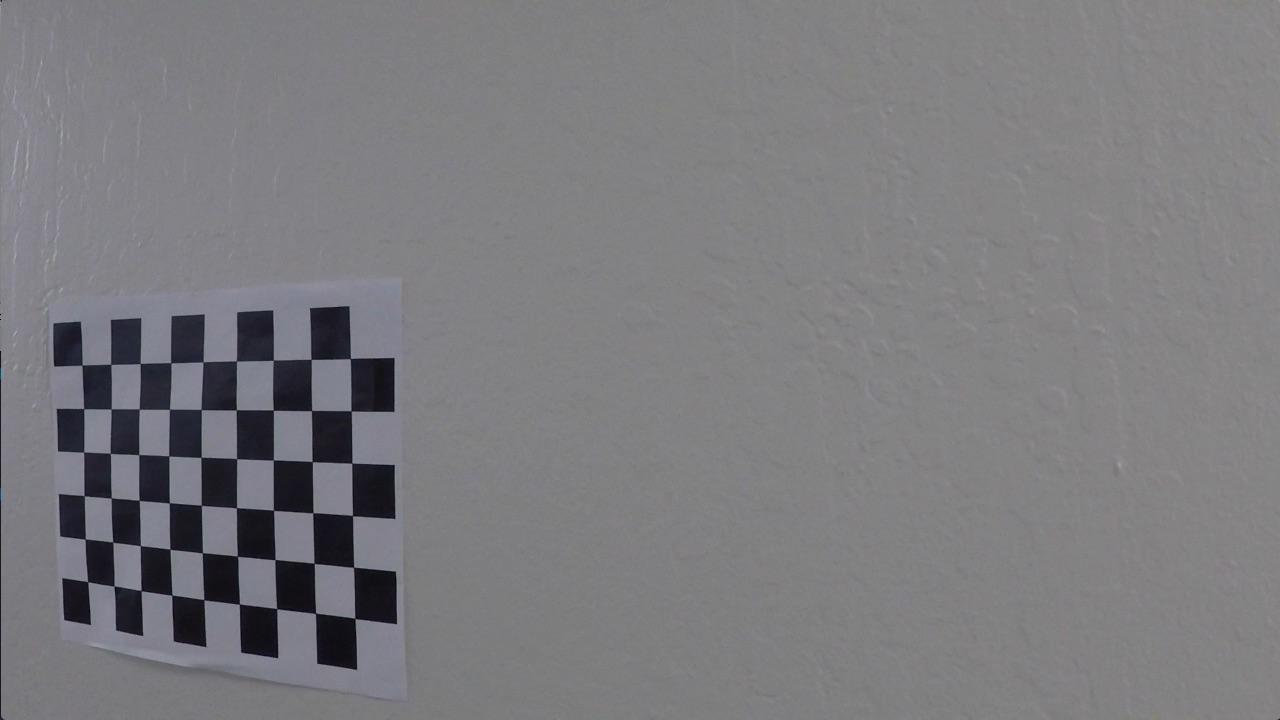
#> input picture camera_cal/calibration0.jpg, 1280 x 720 px; its folder holds only this picture in this run
$ python camera_calibration.py
#> lines starting #> are read from the running program, lines starting #| are printed output that depends on the picture; after the words box and inside, x2 and y2 are one past the last pixel; in counts of white or black regions, pixels touching at a corner belong together
import numpy as np
import cv2
import glob
import matplotlib
matplotlib.use('Qt5Agg')
import matplotlib.pyplot as plt
import pickle
print ("Imported all Camera Calibration libraries!")

def draw_corners(image, corners, ret, fname, ny=9, nx=6):
    '''
    Draw corners of image
    '''
    plt.imshow(image)
    #plt.show()

def save_image(image, idx):
    write_name = 'output_images/corners_found'+str(idx)+'.jpg'
    cv2.imwrite(write_name, image)

def get_object_points():
    nx, ny = 6, 9

    # Prepare object points, like (0,0,0), (1,0,0), (2,0,0) ....,(6,5,0)
    objp = np.zeros((6*9,3), np.float32)
    objp[:,:2] = np.mgrid[0:9, 0:6].T.reshape(-1,2)

    # Arrays to store object points and image points from all the images.
    objpoints = [] # 3d points in real world space
    imgpoints = [] # 2d points in image plane.

    # Make a list of calibration images
    images = glob.glob('camera_cal/calibration*.jpg')

    # find corners on all test images provided to calibrate camera
    for idx, fname in enumerate(images):
        image = cv2.imread(fname)
#> image is the input picture: shape (720, 1280, 3); mean B, G, R 126.1, 122.8, 123.4

        # convert all images into gray
        gray = cv2.cvtColor(image, cv2.COLOR_BGR2GRAY)

        # find chess board corners
        ret, corners = cv2.findChessboardCorners(gray, (9,6), None)
#> ret = True; corners = 54 rows, first 8: [82.1, 365.1], [110.7, 364.5], [140.2, 363.5], [170.9, 362.7], [203.1, 361.8], [236.4, 360.9], [273.3, 360.2], [311.1, 359.3]

        # save chess board corners
        if ret == True:
            # save object points and it's corners
            objpoints.append(objp)
            imgpoints.append(corners)
            cv2.drawChessboardCorners(image, (nx,ny), corners, ret)
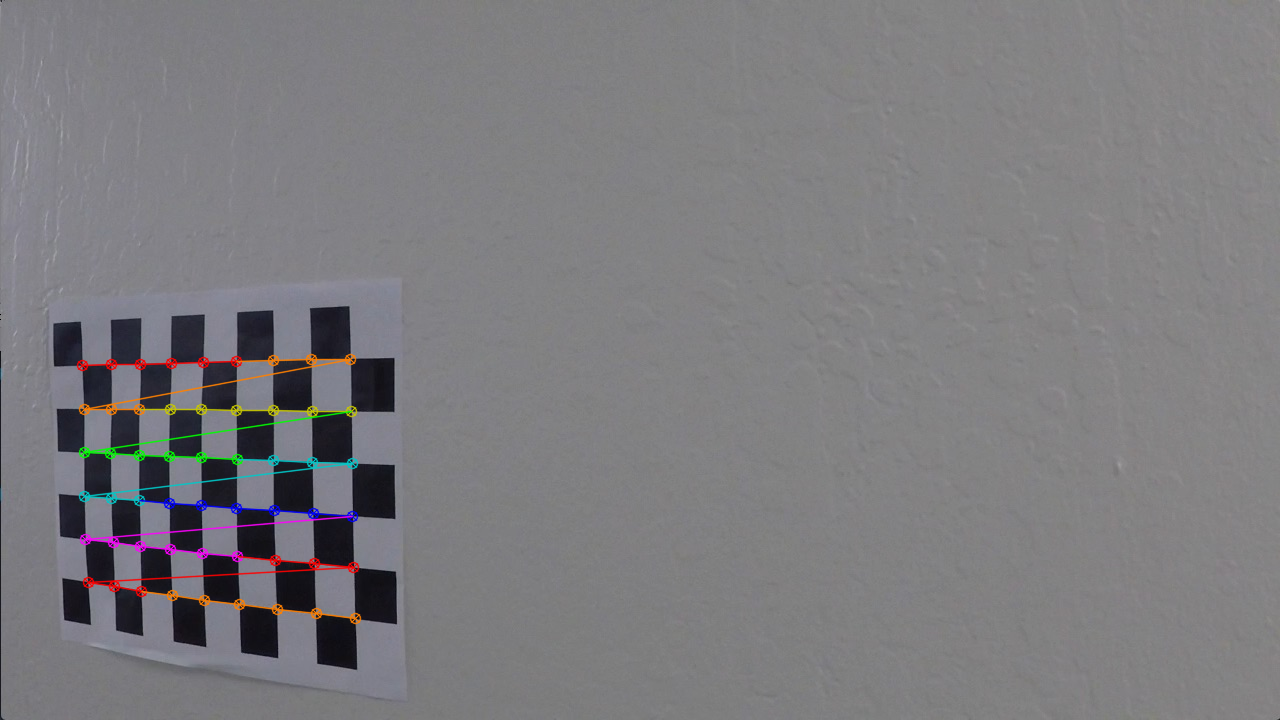
#> image: shape (720, 1280, 3); 1.42% of pixels changed, all inside (x1, y1, x2, y2) = (76, 353, 362, 625)

            draw_corners(image, corners, ret, fname, 9, 6)
            save_image(image, idx)
            print('Found corners for %s' % fname)
        else:
            print('Warning: ret = %s for %s' % (ret, fname))
    cv2.destroyAllWindows()

    return objpoints, imgpoints

def calibrate_camera():
    # Get objpoints, imgpoints
    objpoints, imgpoints = get_object_points()
#> objpoints = 1 item; imgpoints = 1 item

    # Test undistortion on an image
    img = cv2.imread('test_images/straight_lines1.jpg')
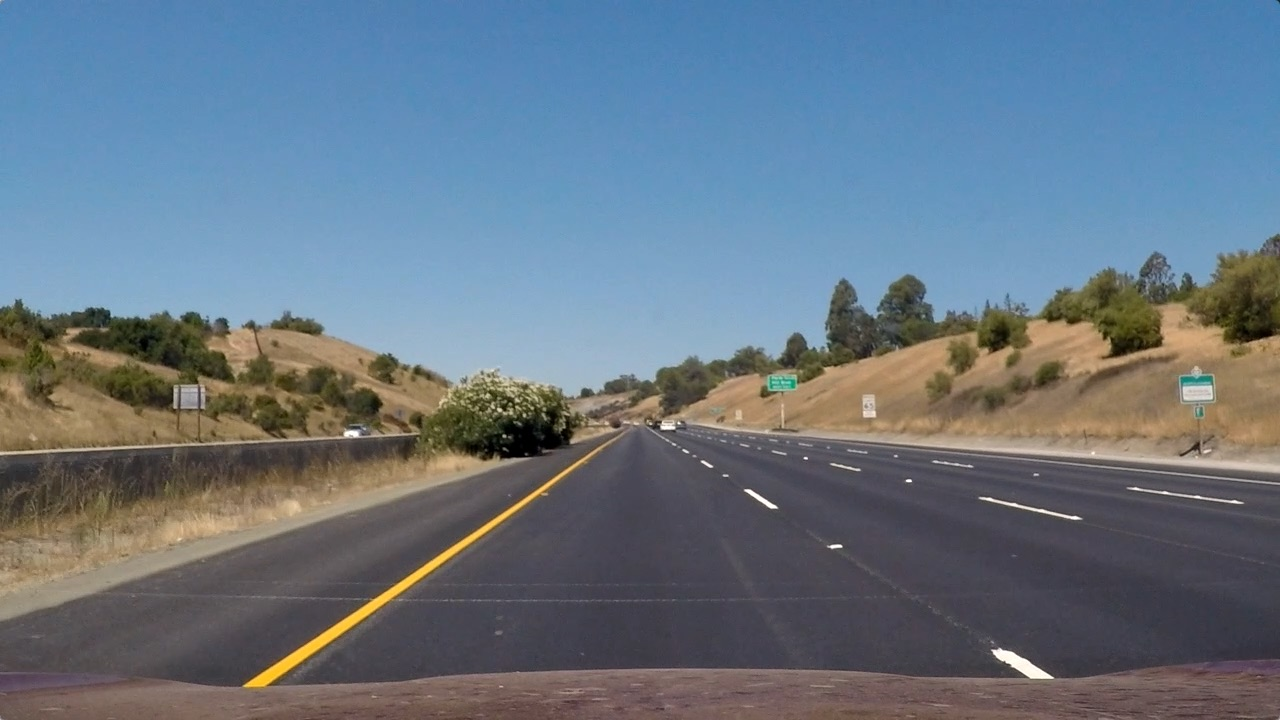
#> input picture test_images/straight_lines1.jpg, 1280 x 720 px, found by its file name
#> img is the input picture: shape (720, 1280, 3); mean B, G, R 131.2, 117.7, 103.2
    img_size = (img.shape[1], img.shape[0])
#> img_size = (1280, 720)

    # Do camera calibration given object points and image points
    ret, mtx, dist, rvecs, tvecs = cv2.calibrateCamera(objpoints, imgpoints, img_size, None, None)
#> ret = 0.7; mtx = [[1121.2, 0, 742.6], [0, 1122.7, 231.2], [0, 0, 1]]; dist = [[-0.518, 0.55, 0.0511, -0.0352, -0.53]]; rvecs = ([-0.0355, 0.306, -0.028],); tvecs = ([-15.17, 2.6, 23.77],)
    save_mtx_dist(mtx, dist)

    return mtx, dist

def draw_two_images(img, dst, idx):
    #dst = cv2.cvtColor(dst, cv2.COLOR_BGR2RGB)
    # Visualize undistortion
    f, (ax1, ax2) = plt.subplots(1, 2, figsize=(20,10))
    ax1.imshow(img)
    ax1.set_title('Original Image', fontsize=30)
    ax2.imshow(dst)
    ax2.set_title('Undistorted Image', fontsize=30)
    #plt.show()
    plt.savefig('output_images/undistort_calibration'+str(idx)+'.jpg')

def save_mtx_dist(mtx, dist):
    # Save the camera calibration result for later use (we won't worry about rvecs / tvecs)
    dist_pickle = {}
    dist_pickle["mtx"], dist_pickle["dist"] = mtx, dist
    pickle.dump( dist_pickle, open( "output_images/calibrate_camera.p", "wb" ) )

    print("Saved calibrate_camera file")

if __name__ == '__main__':
    print("Calibrating the camera...")
    mtx, dist = calibrate_camera()
#> dist = [[-0.518, 0.55, 0.0511, -0.0352, -0.53]]

    images = glob.glob('camera_cal/calibration*.jpg')
    for idx, fname in enumerate(images):
        img = cv2.imread(fname)

        dst = cv2.undistort(img, mtx, dist, None, mtx)
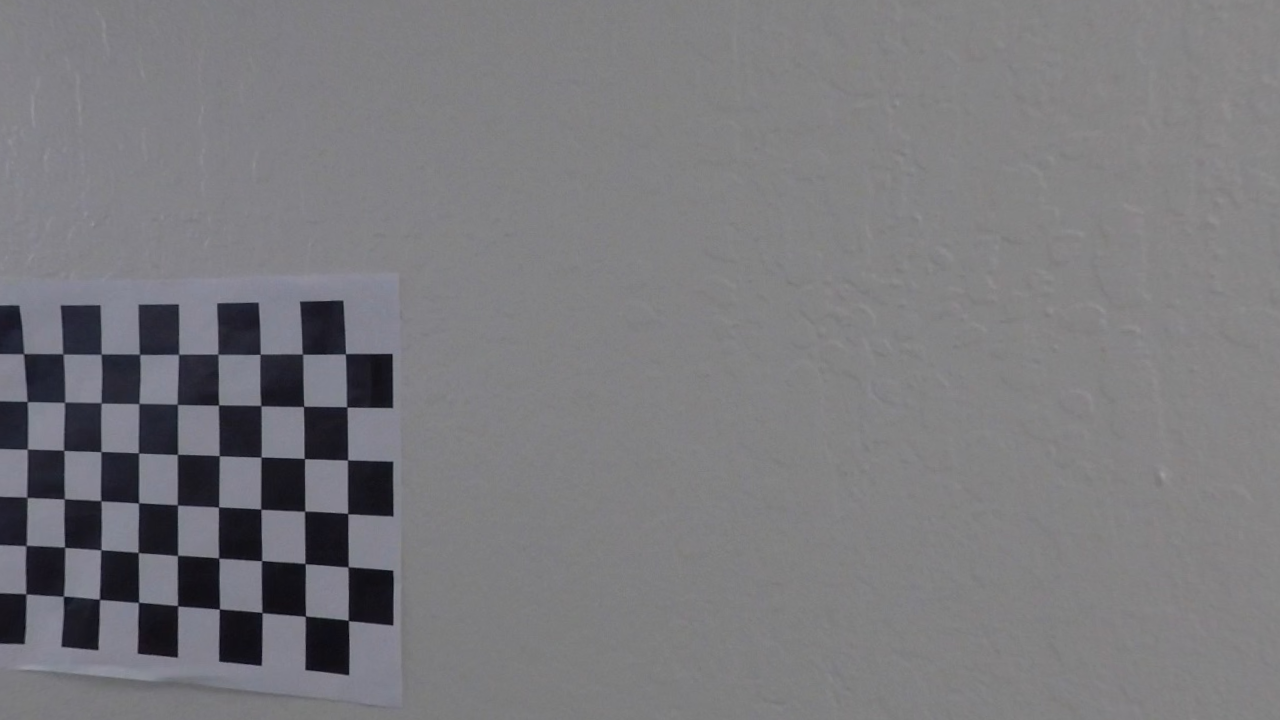
#> dst: shape (720, 1280, 3); mean B, G, R 125, 121.5, 122

        draw_two_images(img, dst, idx)
#> in draw_two_images, `plt.savefig('output_images/undistort_calibration'+str(idx)+'.jpg')`:
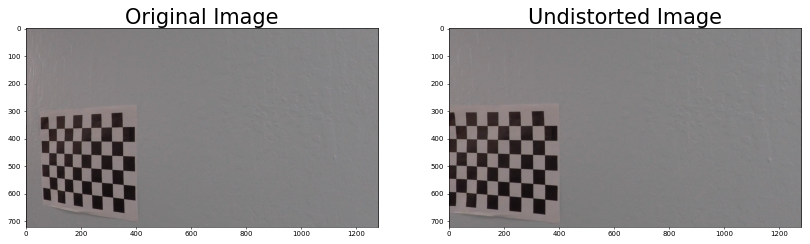
#> figure drawn by matplotlib, 2 panels; B, G, R data is drawn as R, G, B
